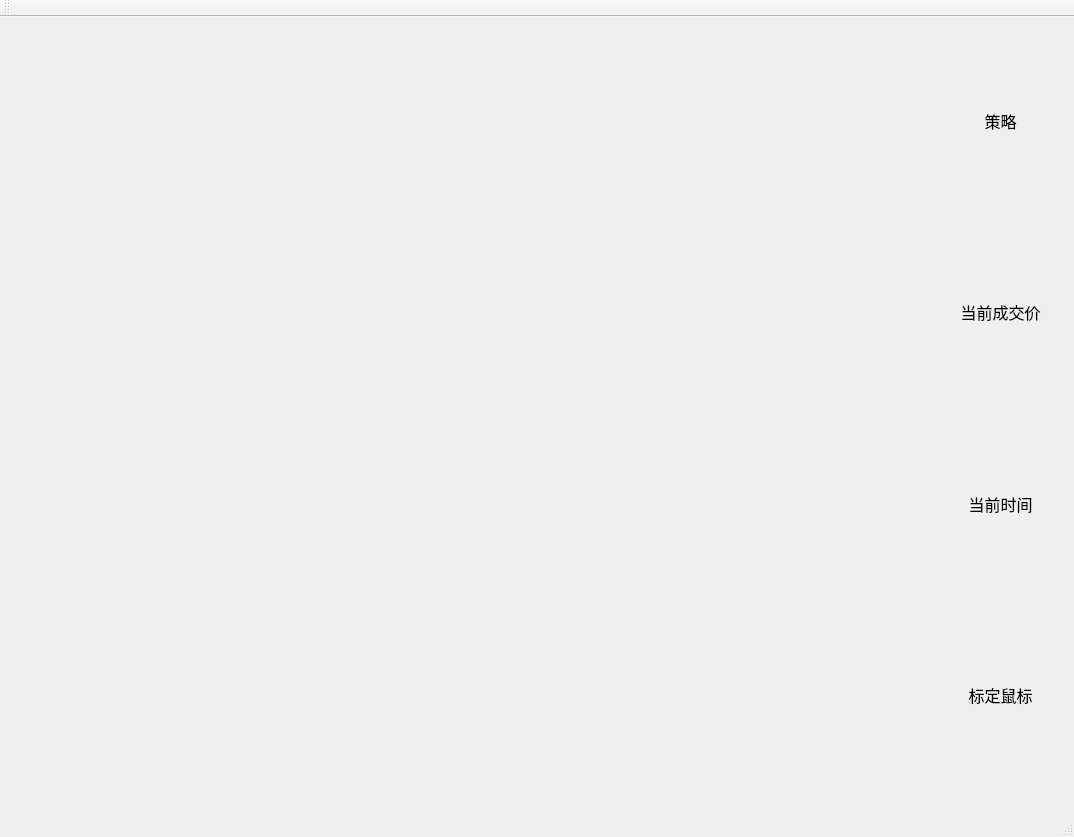
<?xml version="1.0" encoding="UTF-8"?>
<ui version="4.0">
 <class>MainWindow</class>
 <widget class="QMainWindow" name="MainWindow">
  <property name="geometry">
   <rect>
    <x>0</x>
    <y>0</y>
    <width>1074</width>
    <height>837</height>
   </rect>
  </property>
  <property name="sizePolicy">
   <sizepolicy hsizetype="Fixed" vsizetype="Fixed">
    <horstretch>0</horstretch>
    <verstretch>0</verstretch>
   </sizepolicy>
  </property>
  <property name="windowTitle">
   <string>虎拍</string>
  </property>
  <widget class="QWidget" name="centralWidget">
   <widget class="QWidget" name="verticalLayoutWidget">
    <property name="geometry">
     <rect>
      <x>930</x>
      <y>0</y>
      <width>141</width>
      <height>781</height>
     </rect>
    </property>
    <layout class="QVBoxLayout" name="controlLayout">
     <property name="sizeConstraint">
      <enum>QLayout::SetDefaultConstraint</enum>
     </property>
     <item>
      <layout class="QVBoxLayout" name="priceLayout">
       <property name="sizeConstraint">
        <enum>QLayout::SetFixedSize</enum>
       </property>
       <item>
        <layout class="QVBoxLayout" name="verticalLayout">
         <item>
          <widget class="QLabel" name="label_2">
           <property name="font">
            <font>
             <family>Microsoft YaHei</family>
             <pointsize>12</pointsize>
            </font>
           </property>
           <property name="layoutDirection">
            <enum>Qt::LeftToRight</enum>
           </property>
           <property name="text">
            <string>策略</string>
           </property>
           <property name="alignment">
            <set>Qt::AlignCenter</set>
           </property>
          </widget>
         </item>
        </layout>
       </item>
      </layout>
     </item>
     <item>
      <layout class="QVBoxLayout" name="strategyLayout">
       <property name="sizeConstraint">
        <enum>QLayout::SetFixedSize</enum>
       </property>
       <item>
        <widget class="QLabel" name="label">
         <property name="sizePolicy">
          <sizepolicy hsizetype="Preferred" vsizetype="Preferred">
           <horstretch>0</horstretch>
           <verstretch>0</verstretch>
          </sizepolicy>
         </property>
         <property name="font">
          <font>
           <family>Microsoft YaHei</family>
           <pointsize>12</pointsize>
          </font>
         </property>
         <property name="text">
          <string>当前成交价</string>
         </property>
         <property name="alignment">
          <set>Qt::AlignCenter</set>
         </property>
        </widget>
       </item>
      </layout>
     </item>
     <item>
      <layout class="QVBoxLayout" name="timeLayout">
       <property name="sizeConstraint">
        <enum>QLayout::SetFixedSize</enum>
       </property>
       <item>
        <widget class="QLabel" name="label_3">
         <property name="font">
          <font>
           <family>Microsoft YaHei</family>
           <pointsize>12</pointsize>
          </font>
         </property>
         <property name="text">
          <string>当前时间</string>
         </property>
         <property name="alignment">
          <set>Qt::AlignCenter</set>
         </property>
        </widget>
       </item>
      </layout>
     </item>
     <item>
      <layout class="QVBoxLayout" name="mouseLayout">
       <property name="sizeConstraint">
        <enum>QLayout::SetFixedSize</enum>
       </property>
       <item>
        <widget class="QLabel" name="label_4">
         <property name="font">
          <font>
           <family>Microsoft YaHei</family>
           <pointsize>12</pointsize>
          </font>
         </property>
         <property name="text">
          <string>标定鼠标</string>
         </property>
         <property name="alignment">
          <set>Qt::AlignCenter</set>
         </property>
        </widget>
       </item>
      </layout>
     </item>
    </layout>
   </widget>
   <widget class="QWidget" name="verticalLayoutWidget_2">
    <property name="geometry">
     <rect>
      <x>0</x>
      <y>0</y>
      <width>931</width>
      <height>781</height>
     </rect>
    </property>
    <layout class="QVBoxLayout" name="vLayout">
     <item>
      <layout class="QVBoxLayout" name="addressLayout">
       <property name="sizeConstraint">
        <enum>QLayout::SetFixedSize</enum>
       </property>
      </layout>
     </item>
     <item>
      <layout class="QVBoxLayout" name="pageLayout">
       <property name="sizeConstraint">
        <enum>QLayout::SetFixedSize</enum>
       </property>
       <item>
        <widget class="QWidget" name="widget" native="true">
         <property name="sizePolicy">
          <sizepolicy hsizetype="Fixed" vsizetype="Fixed">
           <horstretch>0</horstretch>
           <verstretch>0</verstretch>
          </sizepolicy>
         </property>
        </widget>
       </item>
      </layout>
     </item>
    </layout>
   </widget>
  </widget>
  <widget class="QMenuBar" name="menuBar">
   <property name="geometry">
    <rect>
     <x>0</x>
     <y>0</y>
     <width>1074</width>
     <height>21</height>
    </rect>
   </property>
  </widget>
  <widget class="QToolBar" name="mainToolBar">
   <attribute name="toolBarArea">
    <enum>TopToolBarArea</enum>
   </attribute>
   <attribute name="toolBarBreak">
    <bool>false</bool>
   </attribute>
  </widget>
  <widget class="QStatusBar" name="statusBar"/>
 </widget>
 <layoutdefault spacing="6" margin="11"/>
 <resources/>
 <connections/>
</ui>
